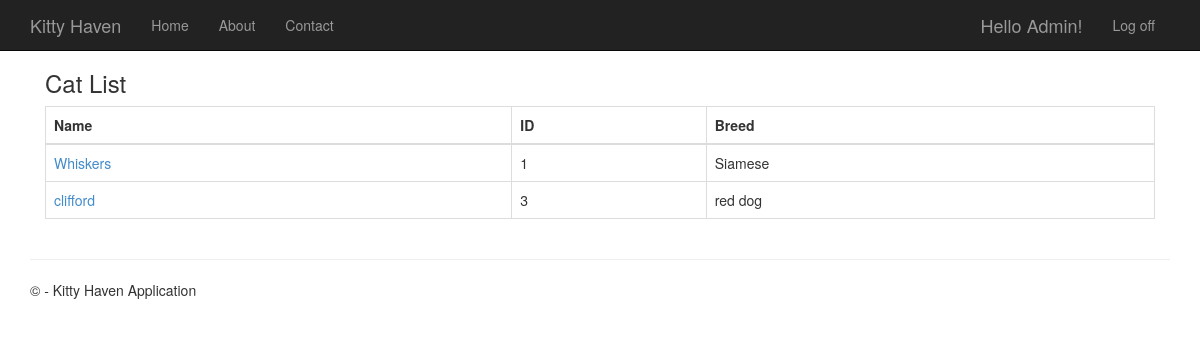
Screenshot of /medical-cat-list/ (signed in) with the database file from the repository.
### app/models.py (models this page shows, shortened)
class Account(AbstractUser):
    RegistrationDate = models.DateField(auto_now_add=True)
    groups = models.ManyToManyField(Group, related_name="account_users", blank=True)
    user_permissions = models.ManyToManyField(Permission, related_name="account_users", blank=True)
    class Meta:
        app_label = "app"

### CatDatabase/models.py (models this page shows, shortened)
class Cat(models.Model):
    CatID = models.AutoField(primary_key=True)
    UserID = models.ForeignKey(djangoUser, on_delete=models.CASCADE, null=True, blank=True)
    Name = models.CharField(max_length=50)
    Breed = models.CharField(max_length=50)
    Age = models.IntegerField()
    Gender = models.CharField(max_length=1)
    Description = models.CharField(max_length=500)

### app/views.py (the view)
# urls.py: path('medical-cat-list/', views.medical_cat_list, name='medical_cat_list'),
@login_required
def medical_cat_list(request):
    cats = Cat.objects.all()
    return render(request, 'app/medical_cat_list.html', {'cats': cats})

### app/templates/app/medical_cat_list.html
{% extends "app/layout.html" %}
{% block content %}
<div class="container border p-4">
 <h3 class="fw-bold">Cat List</h3>
    <div class="table-responsive">
        <table class="table table-bordered">
            <thead class="table-dark">
                <tr>
                    <th>Name</th>
                    <th>ID</th>
                    <th>Breed</th>
                </tr>
            </thead>
            <tbody>
                {% for cat in cats %}
                <tr>
                    <td>
                        <a href="{% url 'cat_details' cat.CatID %}" class="text-decoration-none">
                            {{ cat.Name }}
                        </a>
                    </td>
                    <td>{{ cat.CatID }}</td>
                    <td>{{ cat.Breed }}</td>
                </tr>
                {% empty %}
                <tr>
                    <td colspan="3" class="text-center">No cats found</td>
                </tr>
                {% endfor %}
            </tbody>
        </table>
    </div>
</div>
{% endblock %}

### app/templates/app/loginpartial.html (shortened to what this page needs)
{% if user.is_authenticated %}
<form id="logoutForm" action="/logout" method="post" class="navbar-right">
    <ul class="nav navbar-nav navbar-right">
        <li><span class="navbar-brand">Hello {{ user.username }}!</span></li>
        <li><a href="javascript:document.getElementById('logoutForm').submit()">Log off</a></li>
    </ul>
</form>
{% else %}
<ul class="nav navbar-nav navbar-right">
    <li><a href="{% url 'login' %}">Log in</a></li>
</ul>
{% endif %}

### app/static/app/content/site.css (style rules this page uses)
body { padding-top: 50px; padding-bottom: 20px; }

### rows the page displays
Account: username "Admin"
Cat: Name "Whiskers", CatID "1", Breed "Siamese"
Cat: Name "clifford", CatID "3", Breed "red dog"
